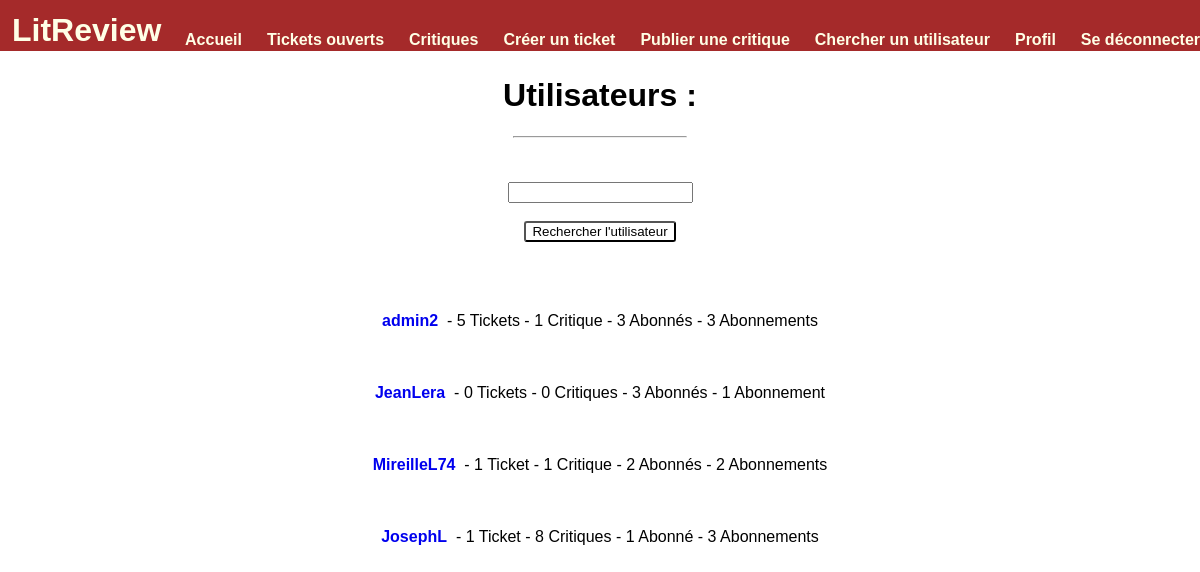
Page /userlist/ (signed in) on the earlier database version.
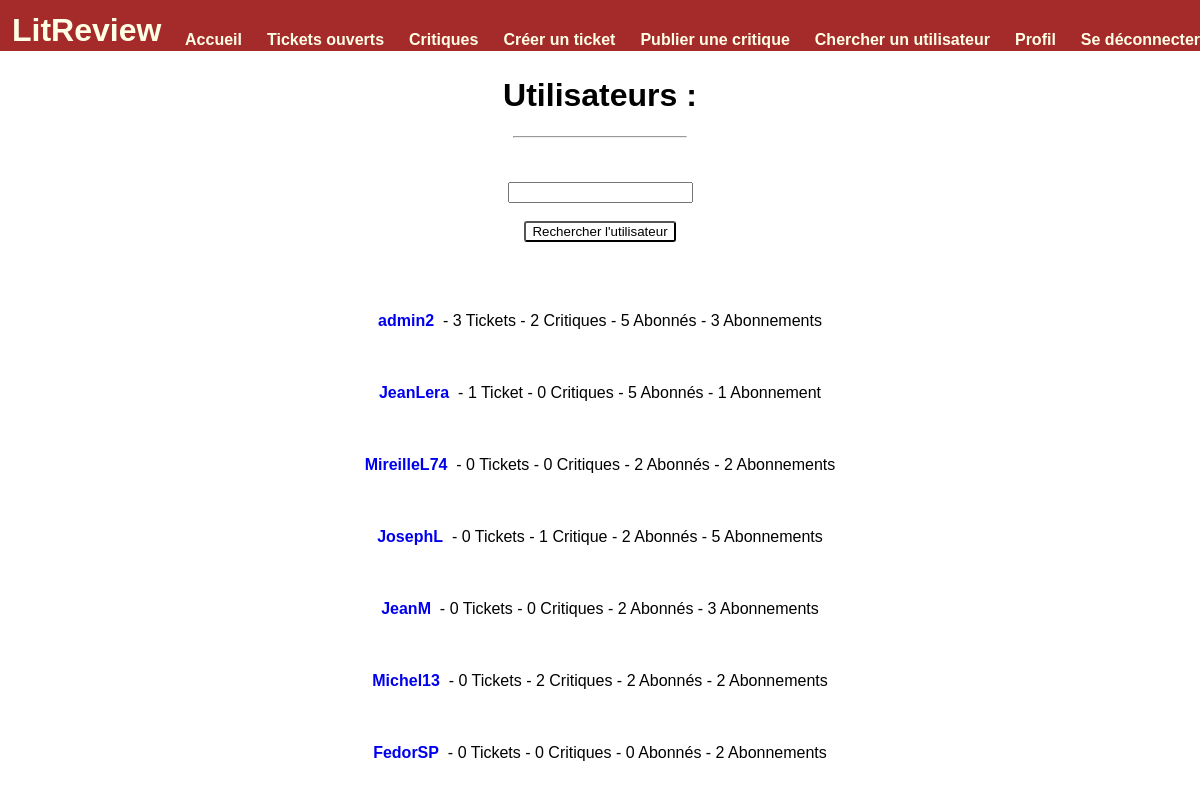
Same page on the later database version.
### authentication/models.py (models this page shows)
class User(AbstractUser):
    tickets_list = models.ManyToManyField(Ticket, related_name="tickets_list")
    reviews_list = models.ManyToManyField(Review, related_name="reviews_list")
    description = models.TextField(verbose_name="Description", max_length=1000, blank=True, null=True)

### blog/views.py (the view)
# urls.py: path('userlist/', views.user_list, name='user-list'),
@login_required
def user_list(request):
    search_error = False
    try:
        if request.GET['fname']:
            pass
        search_error = True
    except MultiValueDictKeyError:
        pass
    user_infos = {}
    for author in User.objects.all():
        user_infos[author.id] = {
            'user_object': author,
            'ticket_number': len(Ticket.objects.filter(user=author)),
            'review_number': len(Review.objects.filter(user=author)),
            'follower_number': len(UserFollows.objects.filter(followed_user_id=author)),
            'following_number': len(UserFollows.objects.filter(user_id=author)),
        }
    context = {
        'search_error': search_error,
        'user_infos': user_infos,
    }
    return render(request, "user/user_list.html", context)

### blog/templates/user/user_list.html (shortened to what this page needs)
{% extends 'base.html' %}
{% block content %}
<h1> Utilisateurs : </h1>
<hr><br><br>
<form action="{% if not search_error %}search{% endif %}">
  <input type="text" name="fname" ><br>
    <br>
  <input class="publish" type="submit" value="Rechercher l'utilisateur">
</form>
{% for key, values in user_infos.items %}
  <br><br><br>
  <div class="user_element">
      <a href="{% url 'user-page' values.user_object.id %}"><em>{{ values.user_object.username }}</em></a>
      &nbsp;-&nbsp;{{ values.ticket_number }} Ticket{{ values.ticket_number|pluralize:" ,s" }} -
      {{ values.review_number }} Critique{{ values.review_number|pluralize:" ,s" }} -
      {{ values.follower_number }} Abonné{{ values.follower_number|pluralize:" ,s" }} -
      {{ values.following_number }} Abonnement{{ values.following_number|pluralize:" ,s" }}
  </div>
{% endfor %}
{% endblock %}

Differences in the rows shown:
changed User "admin2": ticket_number "5" → "3"; review_number "1" → "2"; follower_number "3" → "5"
changed User "JeanLera": ticket_number "0" → "1"; follower_number "3" → "5"
computed for User "MireilleL74": ticket_number "1" → "0"; review_number "1" → "0"
changed User "JosephL": ticket_number "1" → "0"; review_number "8" → "1"; follower_number "1" → "2"; following_number "3" → "5"
added User: user_object.username "JeanM", ticket_number "0", review_number "0", follower_number "2", following_number "3"
added User: user_object.username "Michel13", ticket_number "0", review_number "2", follower_number "2", following_number "2"
added User: user_object.username "FedorSP", ticket_number "0", review_number "0", follower_number "0", following_number "2"
